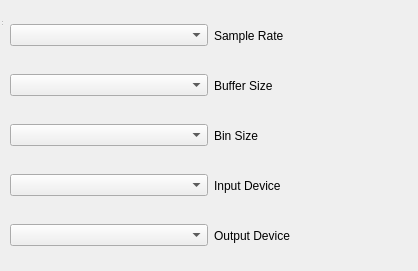
<?xml version="1.0" encoding="UTF-8"?>
<ui version="4.0">
 <class>AudioSettingsWindow</class>
 <widget class="QDialog" name="AudioSettingsWindow">
  <property name="geometry">
   <rect>
    <x>0</x>
    <y>0</y>
    <width>418</width>
    <height>271</height>
   </rect>
  </property>
  <property name="windowTitle">
   <string>Audio Settings</string>
  </property>
  <widget class="QStatusBar" name="statusbar">
   <property name="geometry">
    <rect>
     <x>0</x>
     <y>0</y>
     <width>3</width>
     <height>27</height>
    </rect>
   </property>
  </widget>
  <widget class="QWidget" name="horizontalLayoutWidget">
   <property name="geometry">
    <rect>
     <x>10</x>
     <y>10</y>
     <width>401</width>
     <height>51</height>
    </rect>
   </property>
   <layout class="QHBoxLayout" name="horizontalLayout">
    <item>
     <widget class="QComboBox" name="sample_rate_box"/>
    </item>
    <item>
     <widget class="QLabel" name="sample_rate_name">
      <property name="text">
       <string>Sample Rate</string>
      </property>
     </widget>
    </item>
   </layout>
  </widget>
  <widget class="QWidget" name="horizontalLayoutWidget_2">
   <property name="geometry">
    <rect>
     <x>10</x>
     <y>60</y>
     <width>401</width>
     <height>51</height>
    </rect>
   </property>
   <layout class="QHBoxLayout" name="horizontalLayout_2">
    <item>
     <widget class="QComboBox" name="buffer_size_box"/>
    </item>
    <item>
     <widget class="QLabel" name="buffer_size_name">
      <property name="text">
       <string>Buffer Size</string>
      </property>
     </widget>
    </item>
   </layout>
  </widget>
  <widget class="QWidget" name="horizontalLayoutWidget_3">
   <property name="geometry">
    <rect>
     <x>10</x>
     <y>110</y>
     <width>401</width>
     <height>51</height>
    </rect>
   </property>
   <layout class="QHBoxLayout" name="horizontalLayout_5">
    <item>
     <widget class="QComboBox" name="bin_size_box"/>
    </item>
    <item>
     <widget class="QLabel" name="bin_size_name">
      <property name="text">
       <string>Bin Size</string>
      </property>
     </widget>
    </item>
   </layout>
  </widget>
  <widget class="QWidget" name="horizontalLayoutWidget_4">
   <property name="geometry">
    <rect>
     <x>10</x>
     <y>160</y>
     <width>401</width>
     <height>51</height>
    </rect>
   </property>
   <layout class="QHBoxLayout" name="horizontalLayout_6">
    <item>
     <widget class="QComboBox" name="input_device_box"/>
    </item>
    <item>
     <widget class="QLabel" name="input_device_name">
      <property name="text">
       <string>Input Device</string>
      </property>
     </widget>
    </item>
   </layout>
  </widget>
  <widget class="QWidget" name="horizontalLayoutWidget_5">
   <property name="geometry">
    <rect>
     <x>10</x>
     <y>210</y>
     <width>401</width>
     <height>51</height>
    </rect>
   </property>
   <layout class="QHBoxLayout" name="horizontalLayout_7">
    <item>
     <widget class="QComboBox" name="output_device_box"/>
    </item>
    <item>
     <widget class="QLabel" name="output_device_name">
      <property name="text">
       <string>Output Device</string>
      </property>
     </widget>
    </item>
   </layout>
  </widget>
 </widget>
 <resources/>
 <connections/>
</ui>
